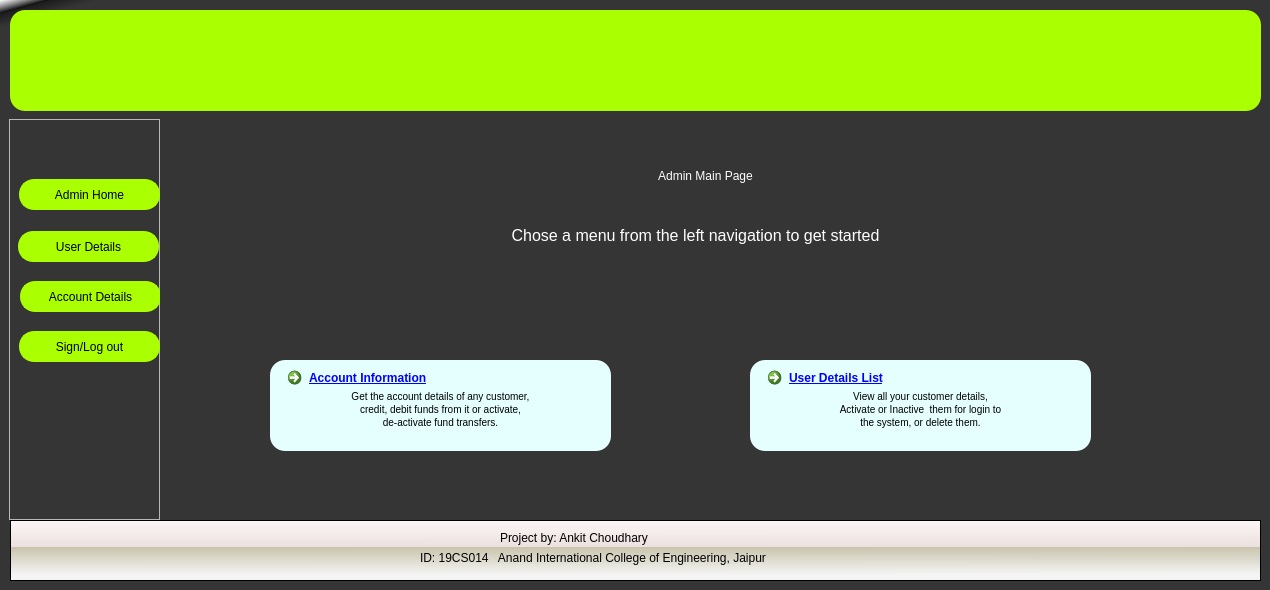
<?xml version="1.0" encoding="UTF-8"?>
<ui version="4.0">
 <class>Admin_Home</class>
 <widget class="QWidget" name="Admin_Home">
  <property name="geometry">
   <rect>
    <x>0</x>
    <y>0</y>
    <width>1270</width>
    <height>590</height>
   </rect>
  </property>
  <property name="minimumSize">
   <size>
    <width>1270</width>
    <height>590</height>
   </size>
  </property>
  <property name="maximumSize">
   <size>
    <width>1270</width>
    <height>590</height>
   </size>
  </property>
  <property name="windowTitle">
   <string>Form</string>
  </property>
  <property name="styleSheet">
   <string notr="true">#Admin_Home{
background-color: qlineargradient(spread:pad, x1:0, y1:0, x2:0.02, y2:0.0340909, stop:0 rgba(255, 255, 255, 255), stop:0.495 rgba(0, 0, 0, 199), stop:0.505 rgba(28, 28, 28, 255), stop:1 rgba(53, 53, 53, 255));
}
#topframe{
background-color: qconicalgradient(cx:0.000472637, cy:0, angle:227.8, stop:0 rgba(30, 0, 255, 255), stop:0.375 rgba(0, 195, 255, 252), stop:0.423533 rgba(37, 0, 255, 255), stop:0.45 rgba(0, 130, 255, 255), stop:0.477581 rgba(0, 56, 255, 252), stop:0.518717 rgba(71, 171, 255, 255), stop:0.542289 rgba(71, 171, 255, 255), stop:0.547264 rgba(68, 134, 249, 255), stop:0.55 rgba(0, 74, 255, 255), stop:0.552239 rgba(21, 93, 243, 255), stop:0.57754 rgba(102, 0, 255, 255), stop:0.625 rgba(0, 185, 255, 247), stop:1 rgba(255, 255, 0, 69));
border:none;
}
#bottomframe{
background-color: qlineargradient(spread:pad, x1:0.025, y1:0.892545, x2:0.0199005, y2:0, stop:0 rgba(244, 244, 244, 255), stop:0.495 rgba(218, 212, 186, 230), stop:0.505 rgba(236, 224, 224, 255), stop:1 rgba(253, 246, 246, 255));
}
QPushButton{
border-radius:15px;
background:#aaff00;
border:2px solid #aaff00;
font: 75 12pt &quot;MS Sans Serif&quot;;
}
#Back_btn{
background:#aaff00;
}
QLineEdit{
border-radius:15px;
border-bottom:3px solid #aaff00;
}
#text{
color:white;
font: 75 28pt &quot;MS Sans Serif&quot;;
}
#label_3{
color:white;
}
#Account_Information_btn, #Users_Details_btn{
background:none;
border:none;
color:blue;
text-decoration: underline;
}
QTextEdit{
background:#e5fffe;
border-radius:15px;
}</string>
  </property>
  <widget class="QFrame" name="bottomframe">
   <property name="geometry">
    <rect>
     <x>10</x>
     <y>520</y>
     <width>1251</width>
     <height>61</height>
    </rect>
   </property>
   <property name="frameShape">
    <enum>QFrame::StyledPanel</enum>
   </property>
   <property name="frameShadow">
    <enum>QFrame::Raised</enum>
   </property>
   <widget class="QLabel" name="label">
    <property name="geometry">
     <rect>
      <x>490</x>
      <y>10</y>
      <width>171</width>
      <height>16</height>
     </rect>
    </property>
    <property name="text">
     <string>Project by: Ankit Choudhary </string>
    </property>
   </widget>
   <widget class="QLabel" name="label_2">
    <property name="geometry">
     <rect>
      <x>410</x>
      <y>30</y>
      <width>381</width>
      <height>16</height>
     </rect>
    </property>
    <property name="text">
     <string>ID: 19CS014   Anand International College of Engineering, Jaipur</string>
    </property>
   </widget>
  </widget>
  <widget class="QFrame" name="sideframe">
   <property name="geometry">
    <rect>
     <x>9</x>
     <y>119</y>
     <width>151</width>
     <height>401</height>
    </rect>
   </property>
   <property name="frameShape">
    <enum>QFrame::StyledPanel</enum>
   </property>
   <property name="frameShadow">
    <enum>QFrame::Raised</enum>
   </property>
   <widget class="QPushButton" name="Admin_Home_btn">
    <property name="geometry">
     <rect>
      <x>10</x>
      <y>60</y>
      <width>141</width>
      <height>31</height>
     </rect>
    </property>
    <property name="text">
     <string>Admin Home</string>
    </property>
   </widget>
   <widget class="QPushButton" name="User_Details_btn">
    <property name="geometry">
     <rect>
      <x>9</x>
      <y>112</y>
      <width>141</width>
      <height>31</height>
     </rect>
    </property>
    <property name="text">
     <string>User Details</string>
    </property>
   </widget>
   <widget class="QPushButton" name="Account_Details_btn">
    <property name="geometry">
     <rect>
      <x>11</x>
      <y>162</y>
      <width>141</width>
      <height>31</height>
     </rect>
    </property>
    <property name="text">
     <string>Account Details</string>
    </property>
   </widget>
   <widget class="QPushButton" name="Log_out_btn">
    <property name="geometry">
     <rect>
      <x>10</x>
      <y>212</y>
      <width>141</width>
      <height>31</height>
     </rect>
    </property>
    <property name="text">
     <string>Sign/Log out</string>
    </property>
   </widget>
  </widget>
  <widget class="QLabel" name="text">
   <property name="geometry">
    <rect>
     <x>510</x>
     <y>150</y>
     <width>391</width>
     <height>51</height>
    </rect>
   </property>
   <property name="text">
    <string>Admin Main Page</string>
   </property>
   <property name="alignment">
    <set>Qt::AlignCenter</set>
   </property>
  </widget>
  <widget class="QLabel" name="label_3">
   <property name="geometry">
    <rect>
     <x>430</x>
     <y>220</y>
     <width>531</width>
     <height>31</height>
    </rect>
   </property>
   <property name="font">
    <font>
     <family>MS Sans Serif</family>
     <pointsize>12</pointsize>
    </font>
   </property>
   <property name="text">
    <string>Chose a menu from the left navigation to get started</string>
   </property>
   <property name="alignment">
    <set>Qt::AlignCenter</set>
   </property>
  </widget>
  <widget class="QPushButton" name="topframe">
   <property name="geometry">
    <rect>
     <x>10</x>
     <y>10</y>
     <width>1251</width>
     <height>101</height>
    </rect>
   </property>
   <property name="text">
    <string/>
   </property>
   <property name="icon">
    <iconset>
     <normaloff>Images/Bank-Management-System.png</normaloff>Images/Bank-Management-System.png</iconset>
   </property>
   <property name="iconSize">
    <size>
     <width>1300</width>
     <height>520</height>
    </size>
   </property>
  </widget>
  <widget class="QCommandLinkButton" name="Account_Information_btn">
   <property name="geometry">
    <rect>
     <x>280</x>
     <y>360</y>
     <width>271</width>
     <height>41</height>
    </rect>
   </property>
   <property name="text">
    <string>Account Information</string>
   </property>
   <property name="icon">
    <iconset>
     <normaloff>Images/info.png</normaloff>Images/info.png</iconset>
   </property>
   <property name="iconSize">
    <size>
     <width>20</width>
     <height>20</height>
    </size>
   </property>
  </widget>
  <widget class="QCommandLinkButton" name="Users_Details_btn">
   <property name="geometry">
    <rect>
     <x>760</x>
     <y>360</y>
     <width>271</width>
     <height>41</height>
    </rect>
   </property>
   <property name="text">
    <string>User Details List</string>
   </property>
   <property name="icon">
    <iconset>
     <normaloff>Images/user.png</normaloff>Images/user.png</iconset>
   </property>
   <property name="iconSize">
    <size>
     <width>40</width>
     <height>40</height>
    </size>
   </property>
  </widget>
  <widget class="QTextBrowser" name="textBrowser">
   <property name="geometry">
    <rect>
     <x>270</x>
     <y>360</y>
     <width>341</width>
     <height>91</height>
    </rect>
   </property>
   <property name="html">
    <string>&lt;!DOCTYPE HTML PUBLIC &quot;-//W3C//DTD HTML 4.0//EN&quot; &quot;http://www.w3.org/TR/REC-html40/strict.dtd&quot;&gt;
&lt;html&gt;&lt;head&gt;&lt;meta name=&quot;qrichtext&quot; content=&quot;1&quot; /&gt;&lt;style type=&quot;text/css&quot;&gt;
p, li { white-space: pre-wrap; }
&lt;/style&gt;&lt;/head&gt;&lt;body style=&quot; font-family:'MS Shell Dlg 2'; font-size:7.8pt; font-weight:400; font-style:normal;&quot;&gt;
&lt;p style=&quot;-qt-paragraph-type:empty; margin-top:0px; margin-bottom:0px; margin-left:0px; margin-right:0px; -qt-block-indent:0; text-indent:0px;&quot;&gt;&lt;br /&gt;&lt;/p&gt;
&lt;p align=&quot;center&quot; style=&quot;-qt-paragraph-type:empty; margin-top:0px; margin-bottom:0px; margin-left:0px; margin-right:0px; -qt-block-indent:0; text-indent:0px;&quot;&gt;&lt;br /&gt;&lt;/p&gt;
&lt;p align=&quot;center&quot; style=&quot; margin-top:0px; margin-bottom:0px; margin-left:0px; margin-right:0px; -qt-block-indent:0; text-indent:0px;&quot;&gt;&lt;span style=&quot; color:#000000;&quot;&gt;Get the account details of any customer,&lt;/span&gt;&lt;/p&gt;
&lt;p align=&quot;center&quot; style=&quot; margin-top:0px; margin-bottom:0px; margin-left:0px; margin-right:0px; -qt-block-indent:0; text-indent:0px;&quot;&gt;&lt;span style=&quot; color:#000000;&quot;&gt;credit, debit funds from it or activate,&lt;/span&gt;&lt;/p&gt;
&lt;p align=&quot;center&quot; style=&quot; margin-top:0px; margin-bottom:0px; margin-left:0px; margin-right:0px; -qt-block-indent:0; text-indent:0px;&quot;&gt;&lt;span style=&quot; color:#000000;&quot;&gt;de-activate fund transfers.&lt;/span&gt;&lt;/p&gt;&lt;/body&gt;&lt;/html&gt;</string>
   </property>
  </widget>
  <widget class="QTextBrowser" name="textBrowser_2">
   <property name="geometry">
    <rect>
     <x>750</x>
     <y>360</y>
     <width>341</width>
     <height>91</height>
    </rect>
   </property>
   <property name="html">
    <string>&lt;!DOCTYPE HTML PUBLIC &quot;-//W3C//DTD HTML 4.0//EN&quot; &quot;http://www.w3.org/TR/REC-html40/strict.dtd&quot;&gt;
&lt;html&gt;&lt;head&gt;&lt;meta name=&quot;qrichtext&quot; content=&quot;1&quot; /&gt;&lt;style type=&quot;text/css&quot;&gt;
p, li { white-space: pre-wrap; }
&lt;/style&gt;&lt;/head&gt;&lt;body style=&quot; font-family:'MS Shell Dlg 2'; font-size:7.8pt; font-weight:400; font-style:normal;&quot;&gt;
&lt;p align=&quot;center&quot; style=&quot;-qt-paragraph-type:empty; margin-top:0px; margin-bottom:0px; margin-left:0px; margin-right:0px; -qt-block-indent:0; text-indent:0px;&quot;&gt;&lt;br /&gt;&lt;/p&gt;
&lt;p align=&quot;center&quot; style=&quot; margin-top:0px; margin-bottom:0px; margin-left:0px; margin-right:0px; -qt-block-indent:0; text-indent:0px;&quot;&gt;&lt;span style=&quot; color:#000000;&quot;&gt;	&lt;/span&gt;&lt;/p&gt;
&lt;p align=&quot;center&quot; style=&quot; margin-top:0px; margin-bottom:0px; margin-left:0px; margin-right:0px; -qt-block-indent:0; text-indent:0px;&quot;&gt;&lt;span style=&quot; color:#000000;&quot;&gt;View all your customer details,&lt;/span&gt;&lt;/p&gt;
&lt;p align=&quot;center&quot; style=&quot; margin-top:0px; margin-bottom:0px; margin-left:0px; margin-right:0px; -qt-block-indent:0; text-indent:0px;&quot;&gt;&lt;span style=&quot; color:#000000;&quot;&gt;Activate or Inactive  them for login to&lt;/span&gt;&lt;/p&gt;
&lt;p align=&quot;center&quot; style=&quot; margin-top:0px; margin-bottom:0px; margin-left:0px; margin-right:0px; -qt-block-indent:0; text-indent:0px;&quot;&gt;&lt;span style=&quot; color:#000000;&quot;&gt;the system, or delete them.&lt;/span&gt;&lt;/p&gt;&lt;/body&gt;&lt;/html&gt;</string>
   </property>
  </widget>
  <zorder>textBrowser_2</zorder>
  <zorder>textBrowser</zorder>
  <zorder>bottomframe</zorder>
  <zorder>sideframe</zorder>
  <zorder>text</zorder>
  <zorder>label_3</zorder>
  <zorder>topframe</zorder>
  <zorder>Account_Information_btn</zorder>
  <zorder>Users_Details_btn</zorder>
 </widget>
 <resources/>
 <connections/>
</ui>
